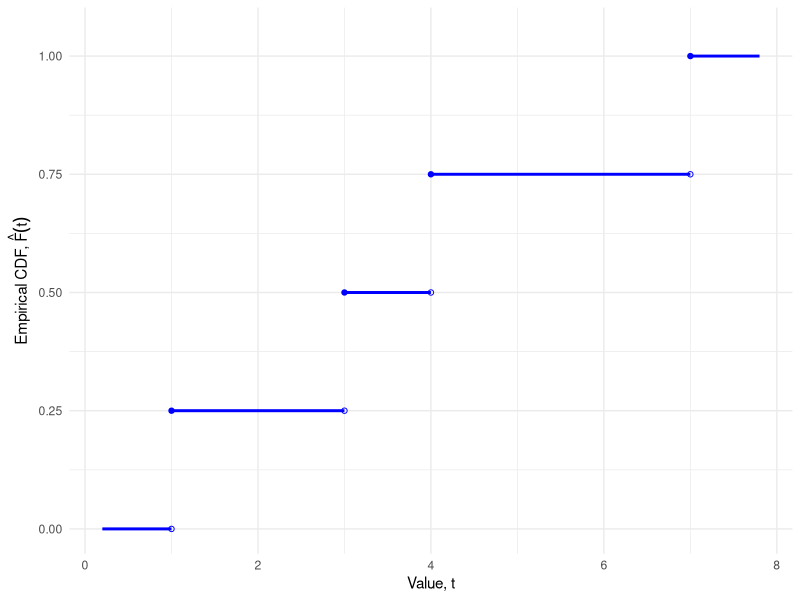
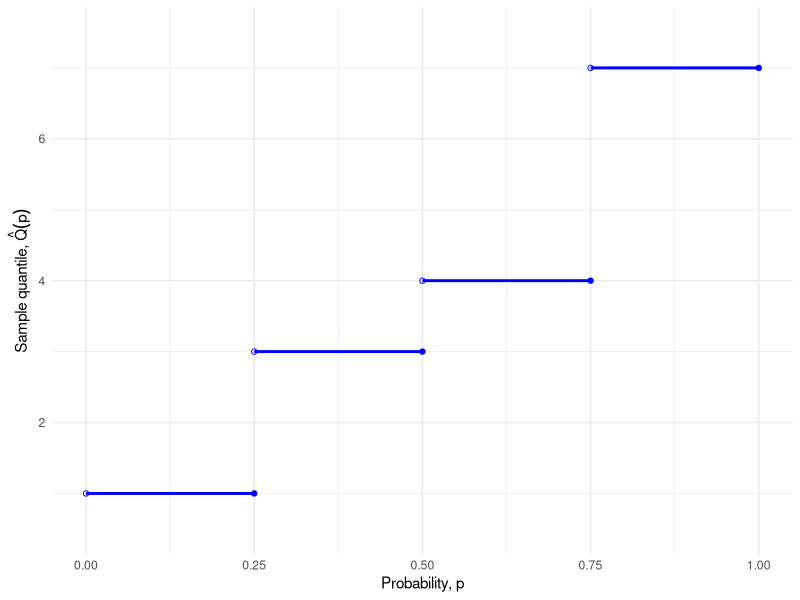

The R script that drew these images, in order:
## ---- chunk 1
#| fig-width: 5
#| fig-height: 4
x <- c(4, 1, 7, 3)
n <- length(x)
x_ord <- sort(x)
p_ord <- seq_len(n) / n
ecdf_x_padding <- 0.8
x_min <- min(x_ord) - ecdf_x_padding
x_max <- max(x_ord) + ecdf_x_padding

x_left <- c(x_min, x_ord)
x_right <- c(x_ord, x_max)
f_levels <- c(0, p_ord)

ecdf_pieces <- tibble::tibble(x = x_left, xend = x_right, y = f_levels)
ecdf_open <- tibble::tibble(x = x_ord, y = f_levels[seq_len(n)])
ecdf_closed <- tibble::tibble(x = x_ord, y = f_levels[seq_len(n) + 1])

ggplot2::ggplot() +
  ggplot2::geom_segment(
    ggplot2::aes(x = x, xend = xend, y = y, yend = y),
    data = ecdf_pieces, linewidth = 1, color = "blue"
  ) +
  ggplot2::geom_point(
    ggplot2::aes(x = x, y = y), data = ecdf_open, shape = 1, color = "blue"
  ) +
  ggplot2::geom_point(
    ggplot2::aes(x = x, y = y), data = ecdf_closed, shape = 19, color = "blue"
  ) +
  ggplot2::coord_cartesian(xlim = c(x_min, x_max), ylim = c(0, 1.05)) +
  ggplot2::labs(x = "Value, t", y = expression("Empirical CDF, " * hat(plain("F"))(t))) +
  ggplot2::theme_minimal()
## ---- chunk 2
#| fig-width: 5
#| fig-height: 4
eqf_y_padding <- 0.5
q_left <- c(0, p_ord[-n])
q_right <- p_ord
eqf_pieces <- tibble::tibble(x = q_left, xend = q_right, y = x_ord)

ggplot2::ggplot(eqf_pieces) +
  ggplot2::geom_segment(
    ggplot2::aes(x = x, xend = xend, y = y, yend = y),
    linewidth = 1, color = "blue"
  ) +
  ggplot2::geom_point(ggplot2::aes(x = x, y = y), shape = 1, color = "blue") +
  ggplot2::geom_point(
    ggplot2::aes(x = xend, y = y), shape = 19, color = "blue"
  ) +
  ggplot2::coord_cartesian(
    xlim = c(0, 1),
    ylim = c(min(x_ord) - eqf_y_padding, max(x_ord) + eqf_y_padding)
  ) +
  ggplot2::labs(x = "Probability, p", y = expression("Sample quantile, " * hat(Q)(p))) +
  ggplot2::theme_minimal()
